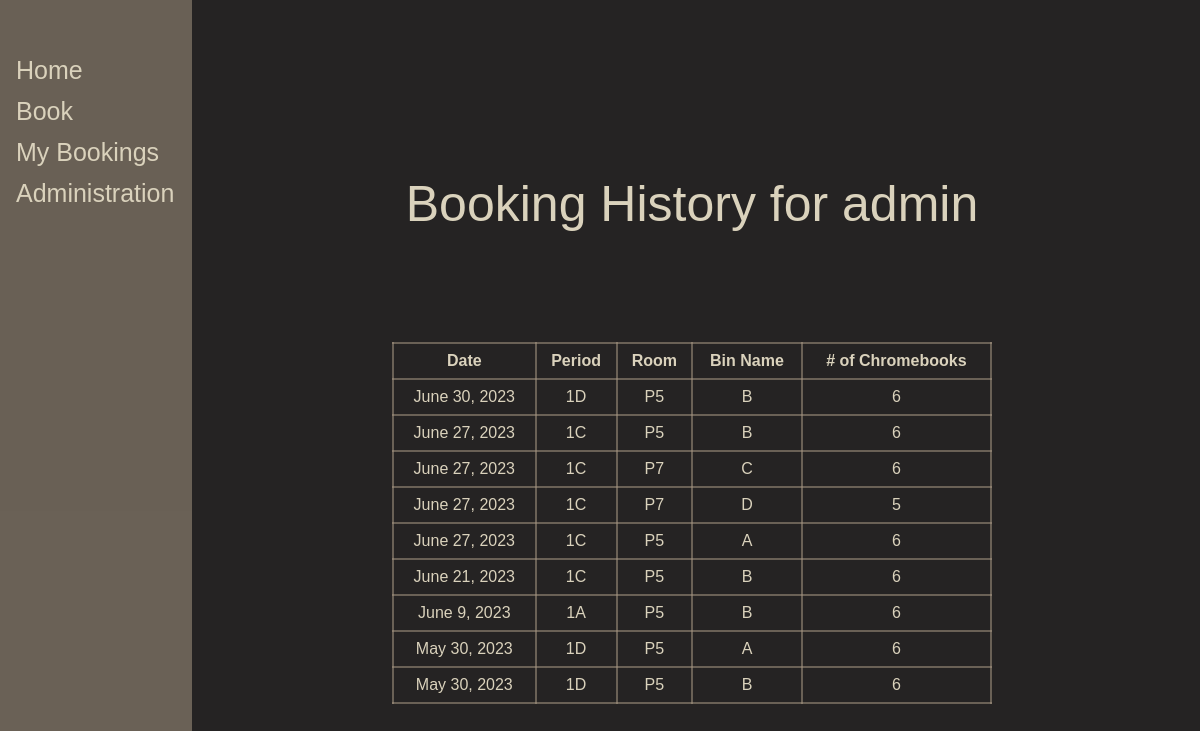
The app's page /my_bookings/ (signed in) with its own data.
### general/models.py (models this page shows, shortened)
class Booked_Bin(models.Model):
    booking_id = models.AutoField(primary_key=True, editable=False)
    bin = models.ForeignKey(Bin, on_delete=models.PROTECT,related_name='bookings')
    teacher = models.ForeignKey(Teacher, on_delete=models.PROTECT)
    date = models.DateField(auto_now=False, auto_now_add=False)
    period = models.CharField(max_length=2)

class Bin(models.Model):
    bin_id = models.AutoField(primary_key=True, editable=False)
    bin_name = models.CharField(max_length=5)
    def_loc = models.CharField(max_length=10)
    num_books = models.SmallIntegerField()

### general/views.py (the view)
# urls.py: path('my_bookings/', views.my_bookings),
def my_bookings(request):
    username = request.user.username
    if username=='admin':
        teacher = Teacher.objects.all
        bookings = Booked_Bin.objects.all().select_related('bin').order_by('-date')
        return render(request, 'my_bookings_dupe.html', {'bookings': bookings,'username':username})
    elif Teacher.objects.filter(username=username).exists():
        teacher = Teacher.objects.get(username=username)
        bookings = Booked_Bin.objects.filter(teacher=teacher).select_related('bin').order_by('-date')
        return render(request, 'my_bookings_dupe.html', {'bookings': bookings, 'username' : username})
    else:
        return render(request, 'illegal.html')

### general/templates/my_bookings_dupe.html (shortened to what this page needs)
<head>
  </head>
<h1 class="title">Booking History for {{username}}</h1>
<table class="hoverTable center" id="myTable">
    <tr>
        <th>Date</th>
        <th>Period</th>
        <th>Room</th>
        <th>Bin Name</th>
        <th># of Chromebooks</th>
      </tr>
        {% for b_item in bookings %}
    <tr>
      <td>{{b_item.date}}</td>
      <td>{{b_item.period}}</td>
      <td>{{b_item.bin.def_loc}}</td>
      <td>{{b_item.bin.bin_name}}</td>
      <td>{{b_item.bin.num_books}}</td>
    </tr>
    {% empty %}
    <p>You have no booking history.</p>
{% endfor %}
  </table>
  <div class="sidenav">
    <a href="/h/">Home</a>
    <a href="/book/">Book</a>
    <a href="/my_bookings/">My Bookings</a>
    <a href="/h/">Administration</a>
  </div>
</body>

### general/templates/my_bookings_dupe.html (style rules this page uses)
.title { position: relative; text-align: center; top: 25%; left: 50%; -ms-transform: translate(-50%, -50%); transform: translate(-50%, -50%); font-family: 'Montserrat', sans-serif; font-style: normal; font-weight: 100; font-size: 50px; line-height: 183px; color: #DAD2BC; }
.center { position: relative; margin-left: auto; margin-right: auto; top: 15%; }
.hoverTable { border-collapse: collapse; width: 60%; }
.hoverTable td, th { padding: 8px; text-align: center; border: 2px solid rgb(169, 153, 133, 0.52); font-family: 'Montserrat', sans-serif; text-decoration: none; }
.hoverTable tr { color: #DAD2BC; }
.sidenav { height: 100%; width: 16%; position: fixed; z-index: 1; top: 0; left: 0; background-color: rgb(169, 153, 133, 0.52);; border-color: #DAD2BC; overflow-x: hidden; padding-top: 50px; }
.sidenav a { padding: 6px 8px 6px 16px; text-decoration: none; font-size: 25px; font-family: 'Montserrat', sans-serif; font-weight: 100; color: #DAD2BC; border-color: #DAD2BC; display: block; }

### records on screen
Booked_Bin: date "June 30, 2023", period "1D", bin.def_loc "P5", bin.bin_name "B", bin.num_books "6"
Booked_Bin: date "June 27, 2023", period "1C", bin.def_loc "P5", bin.bin_name "B", bin.num_books "6"
Booked_Bin: date "June 27, 2023", period "1C", bin.def_loc "P7", bin.bin_name "C", bin.num_books "6"
Booked_Bin: date "June 27, 2023", period "1C", bin.def_loc "P7", bin.bin_name "D", bin.num_books "5"
Booked_Bin: date "June 27, 2023", period "1C", bin.def_loc "P5", bin.bin_name "A", bin.num_books "6"
Booked_Bin: date "June 21, 2023", period "1C", bin.def_loc "P5", bin.bin_name "B", bin.num_books "6"
Booked_Bin: date "June 9, 2023", period "1A", bin.def_loc "P5", bin.bin_name "B", bin.num_books "6"
Booked_Bin: date "May 30, 2023", period "1D", bin.def_loc "P5", bin.bin_name "A", bin.num_books "6"
Booked_Bin: date "May 30, 2023", period "1D", bin.def_loc "P5", bin.bin_name "B", bin.num_books "6"

### other values on screen
{{ username }} "admin"
